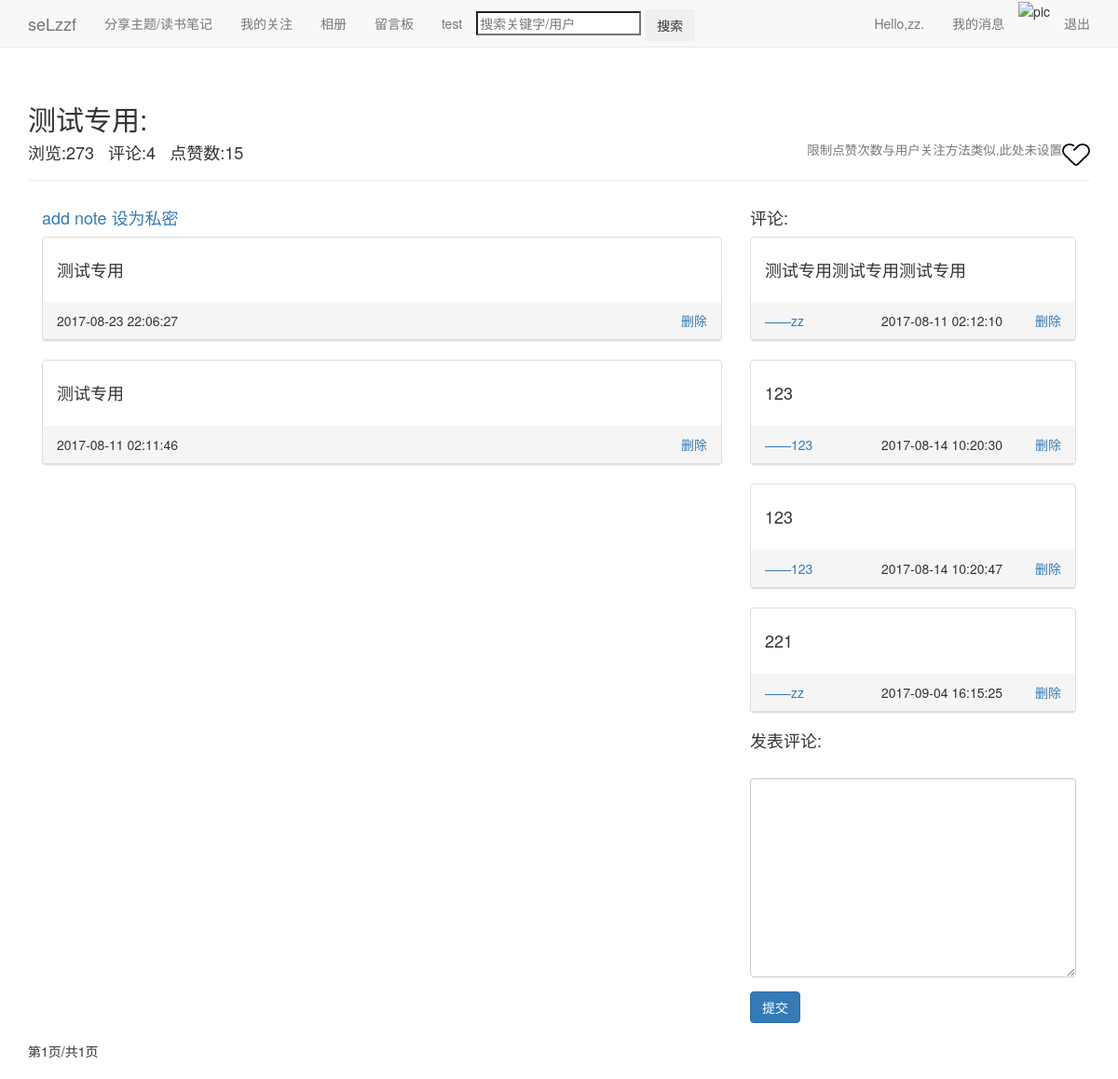
Screenshot of /themes/1/31/ (signed in) with the database file from the repository.
### blogs/models.py (models this page shows, shortened)
class Theme(models.Model):
	owner=models.ForeignKey(User)
	title=models.CharField('标题',max_length=15)
	date_added=models.DateTimeField(auto_now_add=True)
	设为私密=models.BooleanField(default=False)
	views=models.PositiveIntegerField(default=0)
	praises=models.PositiveIntegerField(default=0)
	def increase_views(self):
		self.views+=1
		self.save(update_fields=['views'])

class Note(models.Model):
	title=models.ForeignKey(Theme)#"Note.title" must be a "Theme" instance.
	text=models.TextField('你想说的话...')
	date_added=models.DateTimeField(auto_now_add=True)

### comments/models.py (models this page shows, shortened)
class Comment(models.Model):
	belong=models.ForeignKey(Theme)
	message=models.TextField('')
	publisher=models.ForeignKey(User)
	date_added=models.DateTimeField(auto_now_add=True)

### blogs/views.py (the view, shortened to what this page needs)
# urls.py: url(r'^themes/(?P<user_id>\d+)/(?P<theme_id>\d+)/$',views.theme,name='theme'),
@login_required
def theme(request,user_id,theme_id):
	request_user,request_userinfo=get_request_user(request)
	try:
		page_user,page_userinfo=get_page_user(request,user_id)
	except:
		return HttpResponse('手动404。')
	try:
		theme=Theme.objects.get(id=theme_id)
		theme.increase_views()
	except:
		return HttpResponse('手动404。')
	if theme.设为私密==True:
		if theme.owner!=request_user:
			return Http404
	notes=Note.objects.filter(title=theme).order_by('-date_added')
	comment_form=CommentForm()
	comments=theme.comment_set.order_by('date_added')
	notes_pages=Paginator(notes,5)
	page_num_notes=request.GET.get('page_n')
	try:
		notes_page=notes_pages.page(page_num_notes)
	except PageNotAnInteger:
		notes_page=notes_pages.page(1)
	except EmptyPage:
		notes_page=notes_pages.page(notes_pages.num_pages)
	comments_pages=Paginator(comments,5)
	page_num_comments=request.GET.get('page_c')
	context={'theme':theme,'page_user':page_user,'request_user':request_user,'comments':comments,'notes_page':notes_page,'notes_pages':notes_pages,'comment_form':comment_form}
	return render(request,'blogs/theme.html',context)

### comments/forms.py
class CommentForm(forms.ModelForm):
	class Meta:
		model=Comment
		fields=['message']
		lables={}

### blogs/views.py (called while the page is built)
def get_request_user(request):
	user=request.user
	userinfo=Userinfo.objects.get(user=user)
	return user,userinfo

def get_page_user(request,user_id):
	user=User.objects.get(id=user_id)
	userinfo=Userinfo.objects.get(user=user)
	return user,userinfo

### blogs/templates/blogs/theme.html (shortened to what this page needs)
{% extends "blogs/base.html" %}
{% load bootstrap3 %}
{% load static %}
{% block header %}
  <h2>{{ theme.title }}:</h2>
  <h4>
  <li style='display:inline-block'>浏览:{{theme.views}} &nbsp </li>
  <li style='display:inline-block'>评论:{{comments.count}} &nbsp </li>
  <li id='praise' style='display:inline-block'>点赞数:{{theme.praises}}</li>
  <a><img style="float:right;" id='praise_pic' src="{% static 'images/praise1.png' %}"/></a><small style="float:right;">限制点赞次数与用户关注方法类似,此处未设置</small>
  </h4>
{% endblock header %}
{% block content %}
<div class="col-md-8">
  <p><h4>
    {% if page_user == request_user %}
      <a href="{% url 'blogs:new_note' theme.id %}">add note</a>
      {% if theme.设为私密 %}
        <a href="{% url 'blogs:privacy' theme.id %}">设为公开</a>
      {% else %}
        <a href="{% url 'blogs:privacy' theme.id %}">设为私密</a>
      {% endif %}
    {% endif %}
  </h4></p>
{% for note in notes_page %}
  <div class='panel panel-default'>
    <div class='panel-body'>
	  <h4>{{ note.text|linebreaks }}</h4>
    </div>
    <div class='panel-heading'>
        {{note.date_added|date:'Y-m-d H:i:s'}} &nbsp
	  {% if page_user == request_user %}
	    <a style="float:right;" href="{% url 'blogs:delete_note' theme.id note.id %}">删除</a>
	  {% endif %}
    </div>
  </div>
{% empty %}
  <h3><li>there have no note in here.let's add your first note!</li></h3>
{% endfor %}
</div>
<div class="col-md-4">
  <h4>评论:</h4>
  {% for comment in comments %}
  <div class='panel panel-default'>
    <div class='panel-body'>
	      <h4>
      {{ comment.message|linebreaks }}
    </div>
    <div class='panel-heading'>
	  <a href="">——{{comment.publisher}}</a>
      <div style="float:right;">{{comment.date_added|date:'Y-m-d H:i:s'}}
	  {% if page_user == request_user %}
	    <a href="">删除</a>
	  {% endif %}
      </div>
    </div>
  </div>
  {% empty %}
  <h3><li>暂时还没有评论。</li></h3>
  {% endfor %}
  <div>
  <h4>发表评论:</h4>
  <form method='POST' action="{% url 'comments:handle_comment' theme.id %}">
    {% bootstrap_form comment_form %}
    {% buttons %}
	<button name='submit' class='btn btn-primary'>提交</button>
	{% endbuttons %}
  </form>
  </div>
</div>
<div class='pagination col-md-12'>
  <span class='current'>第{{ notes_page.number }}页/共{{ notes_pages.num_pages }}页</span>
</div>
{% endblock content %}

### blogs/templates/blogs/base.html (shortened to what this page needs)
{% load bootstrap3 %}
{% load static %}
<!DOCTYPE html>
<html lang='en'>
<head>
  {% bootstrap_css %}
</head>
<body>
  <nav class='navbar navbar-default navbar-static-top'>
    <div class='container'>
	  <div class='navbar-header'>
	    <a class='navbar-brand' href="{% url 'blogs:index' %}">seLzzf</a>
	  </div>
	  <div id='navbar' class='navbar-collapse collapse'>
	    <ul class='nav navbar-nav'>
		  <li><a href="{% url 'blogs:themes' page_user.id %}">分享主题/读书笔记</a></li>
		  {% if user == page_user %}
		  <li><a href="{% url 'action:action' user.id %}">我的关注</a></li>
		  {% endif %}
		  <li><a href="">相册</a></li>
		  <li><a href="{% url 'message:message' page_user.id %}">留言板</a></li>
		  <li><a href="{% url 'blogs:test' %}">test</a></li>
		  <li style='margin-top:10px' class='search'>
		    <form method='post' action="{% url 'blogs:search' %}">
		    <input name='search' type='search' placeholder='搜索关键字/用户'>
		    <input class='btn' type='submit' value='搜索'>
		    </form>
		  </li>
		</ul>
		<ul class='nav navbar-nav navbar-right'>
		  {% if user.is_authenticated %}
			<li><a href="{% url 'users:userinfo' user.id %}">Hello,{{ user.username }}.</a></li>
			<li><a href="{% url 'users:userinfo' user.id %}">我的消息</a></li>
			<li><img src="{{ request_userinfo.pic.url }}" alt='pic' height="40" width="40"/></li>
			<li><a href="{% url 'users:logout' %}">退出</a></li>
		  {% endif %}
		</ul>
	  </div>
	</div>
  </nav>
  <div class='container'>
    <div class='page-header'>
      {% block header %}{% endblock header %}
    </div>
    <div>
      {% block content %}{% endblock content %}
	</div>
  </div>
</body>
</html>

### rows the page displays
Theme: title "测试专用", views "273", praises "15"
Note: text "测试专用", date_added "2017-08-23 22:06:27"
Note: text "测试专用", date_added "2017-08-11 02:11:46"
Comment: message "测试专用测试专用测试专用", publisher "zz", date_added "2017-08-11 02:12:10"
Comment: message "123", publisher "123", date_added "2017-08-14 10:20:30"
Comment: message "123", publisher "123", date_added "2017-08-14 10:20:47"
Comment: message "221", publisher "zz", date_added "2017-09-04 16:15:25"

### other values shown
{{ user.username }} "zz"
{{ comments.count }} "4"
{{ notes_page.number }} "1"
{{ notes_pages.num_pages }} "1"
